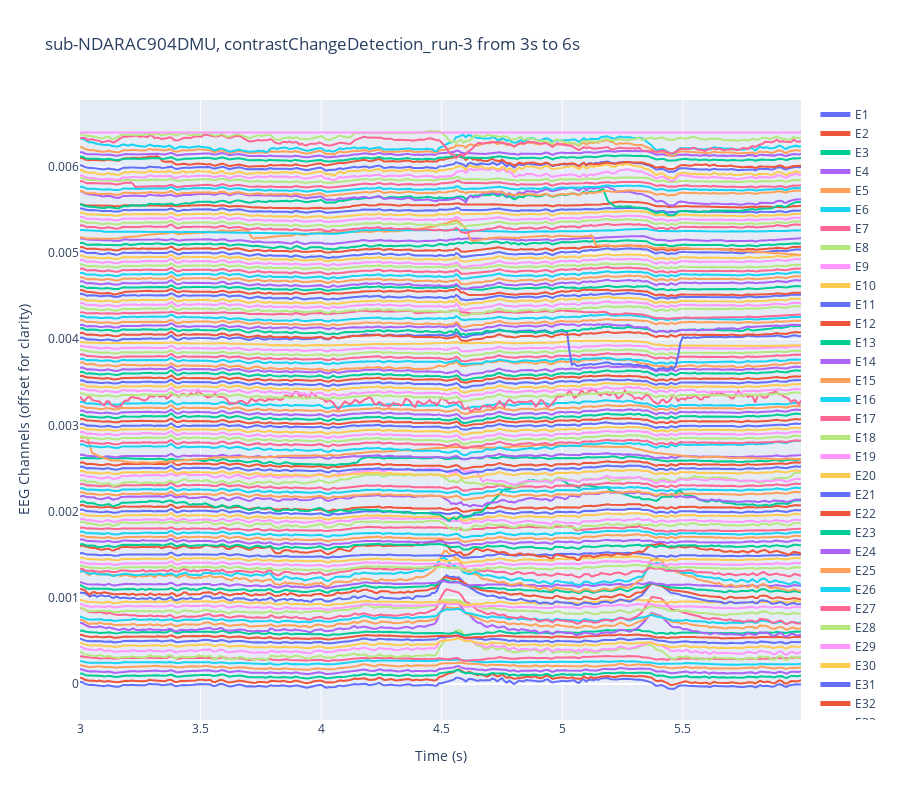
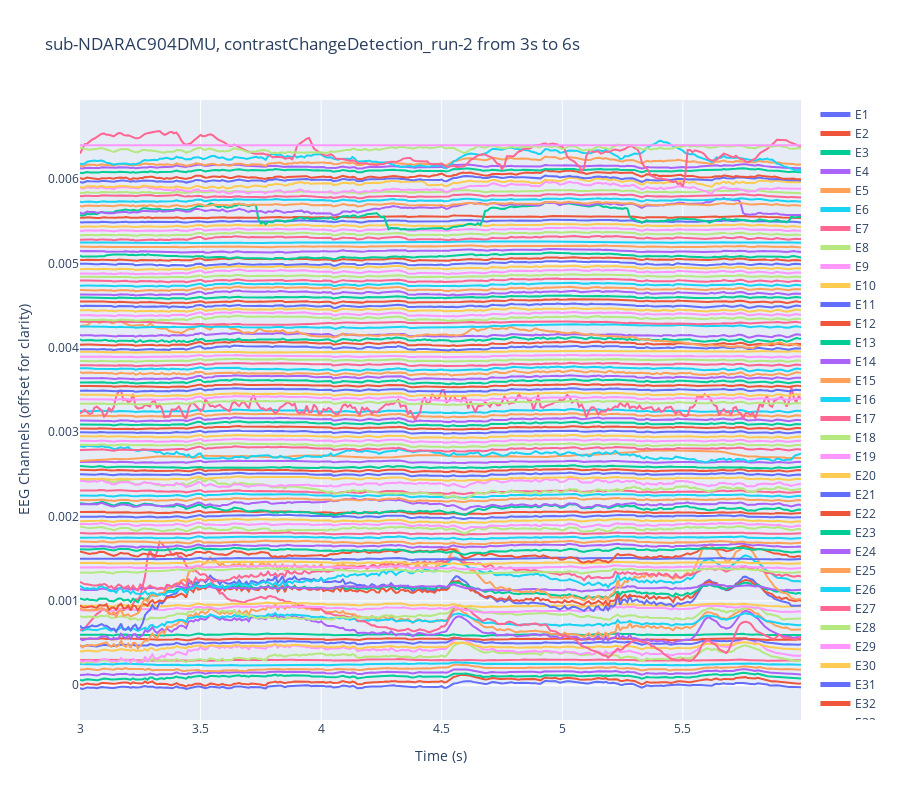
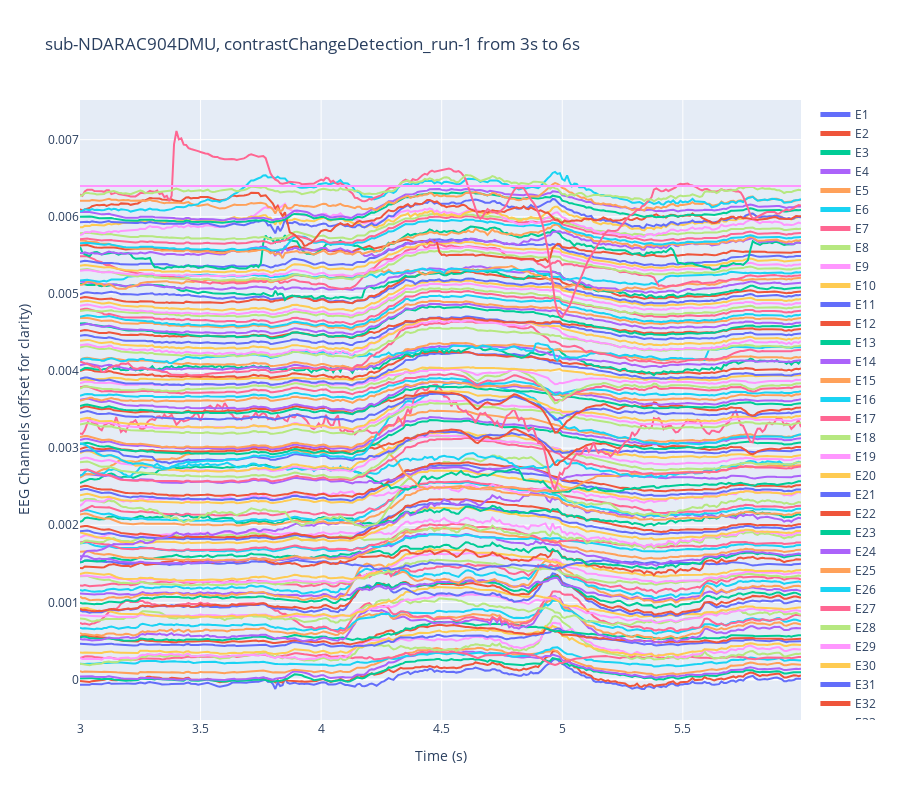

Source (notebook cell) for these figures, in order:
### Code cell
temp_subj = "sub-NDARAC904DMU"

for task in get_tasks_for_subj(1, temp_subj):
    if "contrast" in task:
        plot_eeg_segment(
            release=1, 
            subj=temp_subj, 
            task=task, 
            times=[3,6],
            eegs=None
        )
